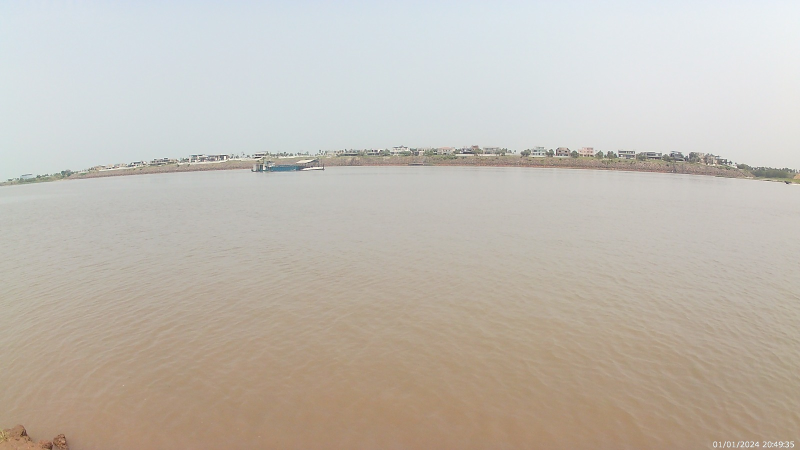
#> input picture assets/images/akaso1.jpeg, 1600 x 900 px, found by its file name (shown at 1/2 size); its folder holds only this picture in this run
$ python fuzzy.py
#> lines starting #> are read from the running program, lines starting #| are printed output that depends on the picture
import cv2
import numpy as np
import time

try:
    import cupy as cp
except:
    print("cuda no está instalado.")
    import numpy as cp

# Define los colores de segmentación específicos
SEGMENTATION_COLORS = np.array([
    [35, 195, 249],   # Color para agua
    [164, 76, 90],
    [224, 167, 41]     # Color para obstáculo
], np.uint8)


def view_images(image):
    import matplotlib.pyplot as plt

    # Convertir la imagen de BGR a HSV
    hsv_image = cv2.cvtColor(image, cv2.COLOR_BGR2HSV)

    # Separar los canales HSV
    h_channel, s_channel, v_channel = cv2.split(hsv_image)

    # Separar los canales RGB
    b_channel, g_channel, r_channel = cv2.split(image)

    # Mostrar los canales HSV y RGB por separado
    fig, axs = plt.subplots(2, 3, figsize=(15, 10))

    axs[0, 0].imshow(h_channel, cmap='gray')
    axs[0, 0].set_title('Hue Channel')
    axs[0, 0].axis('off')

    axs[0, 1].imshow(s_channel, cmap='gray')
    axs[0, 1].set_title('Saturation Channel')
    axs[0, 1].axis('off')

    axs[0, 2].imshow(v_channel, cmap='gray')
    axs[0, 2].set_title('Value Channel')
    axs[0, 2].axis('off')

    axs[1, 0].imshow(r_channel, cmap='gray')
    axs[1, 0].set_title('Red Channel')
    axs[1, 0].axis('off')

    axs[1, 1].imshow(g_channel, cmap='gray')
    axs[1, 1].set_title('Green Channel')
    axs[1, 1].axis('off')

    axs[1, 2].imshow(b_channel, cmap='gray')
    axs[1, 2].set_title('Blue Channel')
    axs[1, 2].axis('off')

    plt.show()

def fuzzify_intensity(value):
    """Fuzzifica la intensidad (canal V en HSV) en categorías bajo, medio y alto."""
    if value < 50:
        return 'low'
    elif 50 <= value < 160:
        return 'medium'
    else:
        return 'high'

def fuzzify_hue_saturation(hue, saturation):
    """Clasifica tonos y saturaciones para identificar agua, cielo u obstáculos."""
    # Clasificación de agua: tonos bajos en saturación media-baja y valor medio
    if 15 <= hue <= 50 and saturation < 30:
        return 'water'
    # Clasificación de cielo: tonos entre 90 y 120 (cian) y alta luminosidad
    elif 90 <= hue <= 120 and saturation < 50:
        return 'sky'
    # Clasificación de obstáculos: tonos cálidos (0-20 o 150-180) con saturación alta
    elif (0 <= hue <= 20 or 90 <= hue <= 120) and saturation > 20:
        return 'obstacle'
    else:
        return 'unknown'

def fuzzify_position(pixel_position, image_height):
    """Fuzzifica la posición del píxel en categorías de parte superior, media e inferior."""
    relative_position = pixel_position / image_height
    if relative_position < 0.33:
        return 'top'
    elif 0.33 <= relative_position < 0.66:
        return 'middle'
    else:
        return 'bottom'

def classify_pixel(intensity_category, color_category, position_category):
    """Clasifica un píxel basado en reglas difusas con valores HSV ajustados."""
    if color_category == 'water' and position_category == 'bottom' and intensity_category == 'high':
        return 'water'
    elif color_category == 'sky' and position_category == 'top' and intensity_category == 'high':
        return 'sky'
    elif color_category == 'obstacle' and (intensity_category == 'medium') and (position_category == 'middle'):
        return 'obstacle'
    elif color_category == 'water' and position_category == 'middle' and intensity_category == "high":
        return 'water'
    elif color_category == 'sky' and position_category == 'middle' and intensity_category == "high":
        return 'sky'
    elif position_category == "bottom" and intensity_category == "high":
        return 'water'
    elif position_category == "top" and intensity_category == "high":
        return 'sky'
    else:
        return 'unknown'

def process_image(image):
    """Procesa una imagen para clasificar cada píxel como agua, cielo u obstáculo."""
    height, width, _ = image.shape
    output_image = np.zeros((height, width, 3), dtype=np.uint8)

    # Definir colores para cada categoría basados en SEGMENTATION_COLORS
    colors = {
        'water': SEGMENTATION_COLORS[2],
        'sky': SEGMENTATION_COLORS[1],
        'obstacle': SEGMENTATION_COLORS[0],
        'unknown': [0, 0, 0]  # Negro para desconocido
    }

    view_images(image)

    # Procesar cada píxel
    for y in range(height):
        for x in range(width):
            # Convertir de BGR a HSV y obtener los valores HSV
            b, g, r = image[y, x]
            hsv_pixel = cv2.cvtColor(np.uint8([[[b, g, r]]]), cv2.COLOR_BGR2HSV)[0][0]
            hue, saturation, value = hsv_pixel
            f = (192 - y)/117
            saturation = saturation if f >= 1 else saturation * f

            # Aplicar fuzzificación y clasificación
            intensity_category = fuzzify_intensity(value)
            color_category = fuzzify_hue_saturation(hue, saturation)
            position_category = fuzzify_position(y, height)
            classification = classify_pixel(intensity_category, color_category, position_category)
            output_image[y, x] = colors[classification]  # Asignar color basado en la clasificación

    return output_image

# [50 lines left out: function process_image_cuda, not called in this run]

if __name__ == "__main__":
    # Leer y redimensionar la imagen
    tic = time.time()
    tics = {}
    for i in range(3):
        tics[f"image_{i+1}"] = []
        # for j in range(100):
        tic1 = time.time()
        image_path = f'/home/tille/Desktop/Tesis/WaSR-T/images/akaso{i+1}.jpeg'  # Ruta de la imagen de ejemplo
        image = cv2.imread(image_path)
#> image is the input picture: shape (900, 1600, 3); mean B, G, R 178.1, 187.3, 193.7
        resized_image = cv2.resize(image, (256, 192))
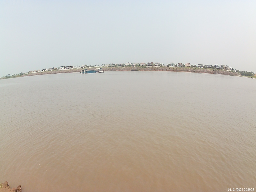
#> resized_image: shape (192, 256, 3); mean B, G, R 178.1, 187.2, 193.6

        # Procesar la imagen redimensionada
        classified_image = process_image(resized_image)
#> in view_images, `hsv_image = cv2.cvtColor(image, cv2.COLOR_BGR2HSV)`: hsv_image: shape (192, 256, 3); mean H, S, V 45.1, 32, 197.3
#> in view_images, `h_channel, s_channel, v_channel = cv2.split(hsv_image)`:
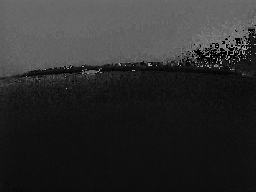
#> h_channel: shape (192, 256); min 0, max 177, mean 45.1
#> in view_images, `h_channel, s_channel, v_channel = cv2.split(hsv_image)`:
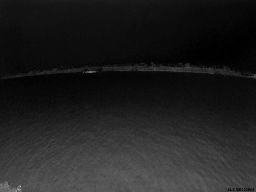
#> s_channel: shape (192, 256); min 0, max 198, mean 32
#> in view_images, `h_channel, s_channel, v_channel = cv2.split(hsv_image)`:
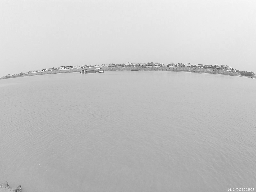
#> v_channel: shape (192, 256); min 58, max 254, mean 197.3
#> in view_images, `b_channel, g_channel, r_channel = cv2.split(image)`:
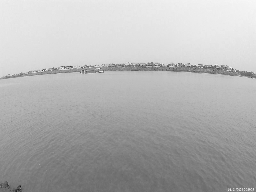
#> b_channel: shape (192, 256); min 17, max 248, mean 178.1
#> in view_images, `b_channel, g_channel, r_channel = cv2.split(image)`:
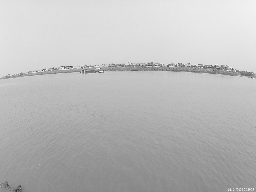
#> g_channel: shape (192, 256); min 39, max 254, mean 187.2
#> after the loop in process_image, `for y in range(height):`:
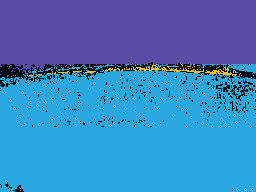
#> output_image: shape (192, 256, 3); mean B, G, R 189.9, 127.3, 56.9
#> (the run stopped early here; a loop or call above may not have finished)
